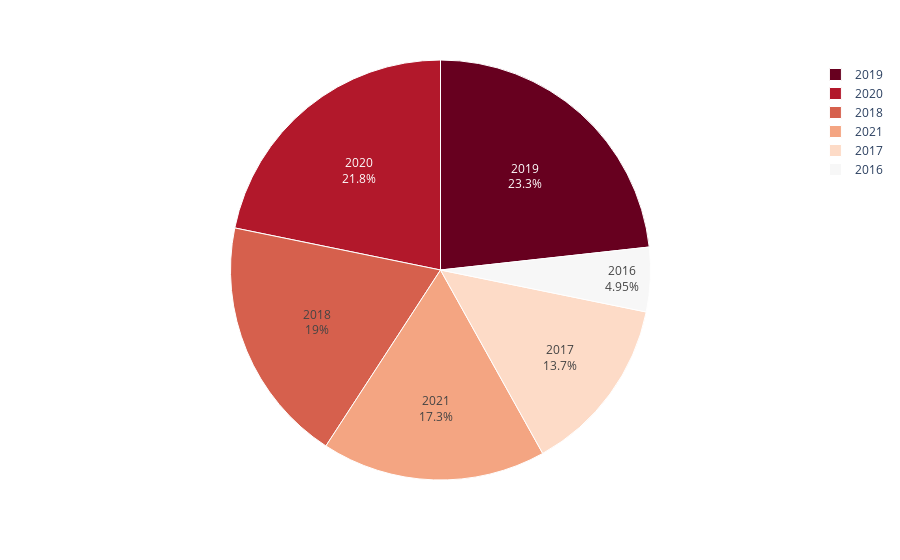

The cell this chart's notebook holds for it:
### Markdown cell above
- Conclusion :

After analyzing the dataset based on the country of production, it's clear that the United States leads by a huge margin, accounting for about 65.9% of the total content. This shows just how dominant the U.S. is when it comes to contributing content to the platform.

India comes in second with a 13.7% share, which is still a significant contribution when compared to the other countries.

Meanwhile, countries like South Korea, Japan, Canada, Spain, France, Mexico, Egypt, Turkey, and Nigeria contribute much smaller portions, each making up less than 5% of the overall content.

Note: We handled the missing (NaN) values in the country_main column using the mean method, which may have slightly boosted the United States' percentage.

### Code cell
country_df = df['y_add'].value_counts().reset_index()
country_df.columns = ['y_add', 'count']

# Filter only countries > 1%
country_df = country_df[country_df['count'] / country_df['count'].sum() > 0.01]

# Plot pie chart
fig = px.pie(country_df, values='count', names='y_add', color_discrete_sequence=px.colors.sequential.RdBu)
fig.update_traces(textposition='inside', textinfo='percent+label', marker=dict(line=dict(color='white', width=1)))


fig.show()

### Figure 1 — Plotly figure (JSON) as saved in the notebook; plotly's stock layout.template omitted (floating-point values rounded to 4 significant figures)
{"data": [{"domain": {"x": [0, 1], "y": [0, 1]}, "hovertemplate": "y_add=%{label}<br>count=%{value}<extra></extra>", "labels": ["2019", "2020", "2018", "2021", "2017", "2016"], "legendgroup": "", "marker": {"line": {"color": "white", "width": 1}}, "name": "", "showlegend": true, "textinfo": "percent+label", "textposition": "inside", "type": "pie", "values": [2016, 1889, 1649, 1498, 1188, 429]}], "layout": {"legend": {"tracegroupgap": 0}, "margin": {"t": 60}, "piecolorway": ["rgb(103,0,31)", "rgb(178,24,43)", "rgb(214,96,77)", "rgb(244,165,130)", "rgb(253,219,199)", "rgb(247,247,247)", "rgb(209,229,240)", "rgb(146,197,222)", "rgb(67,147,195)", "rgb(33,102,172)", "rgb(5,48,97)"]}}
